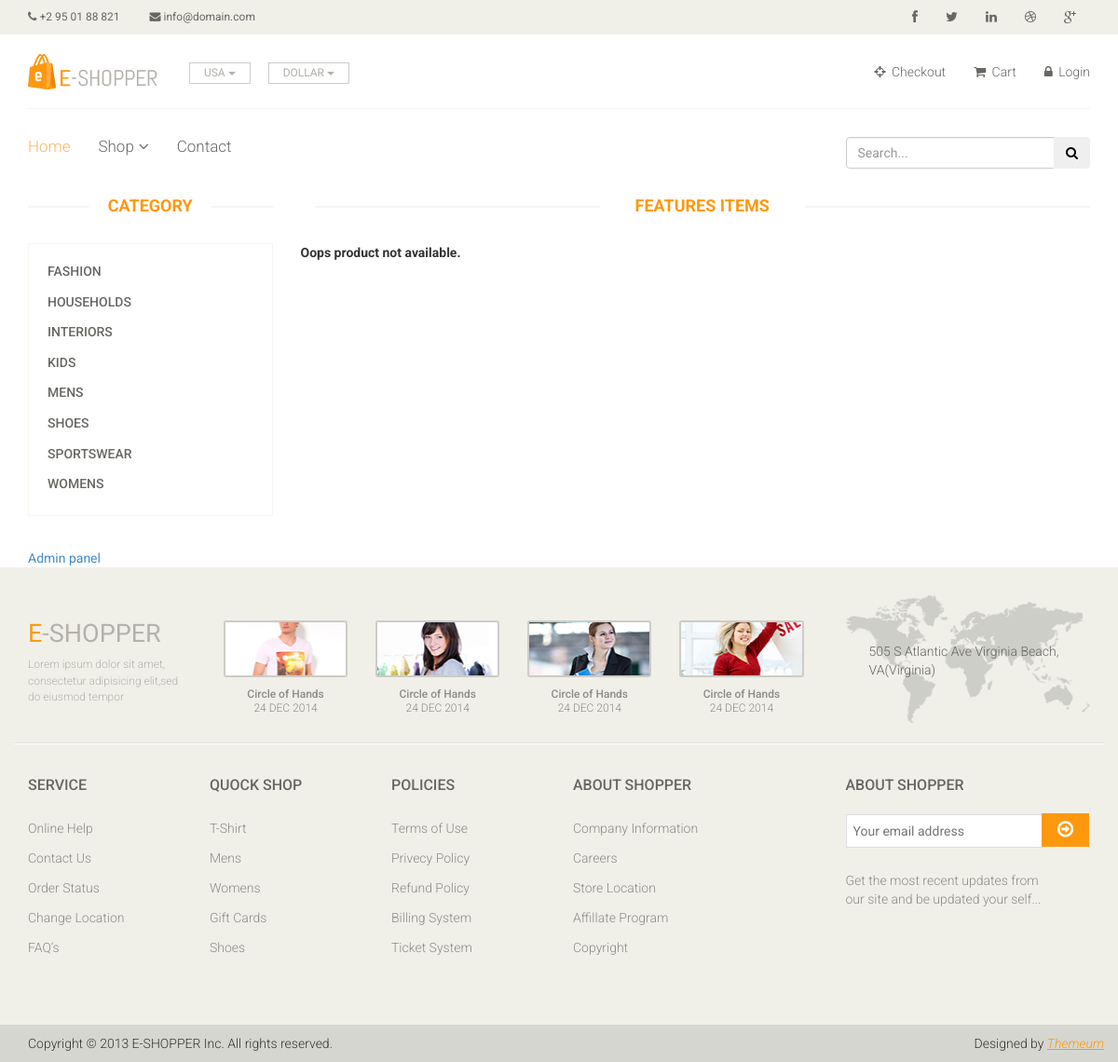
The page /products/fashion/ on the database as committed earlier.
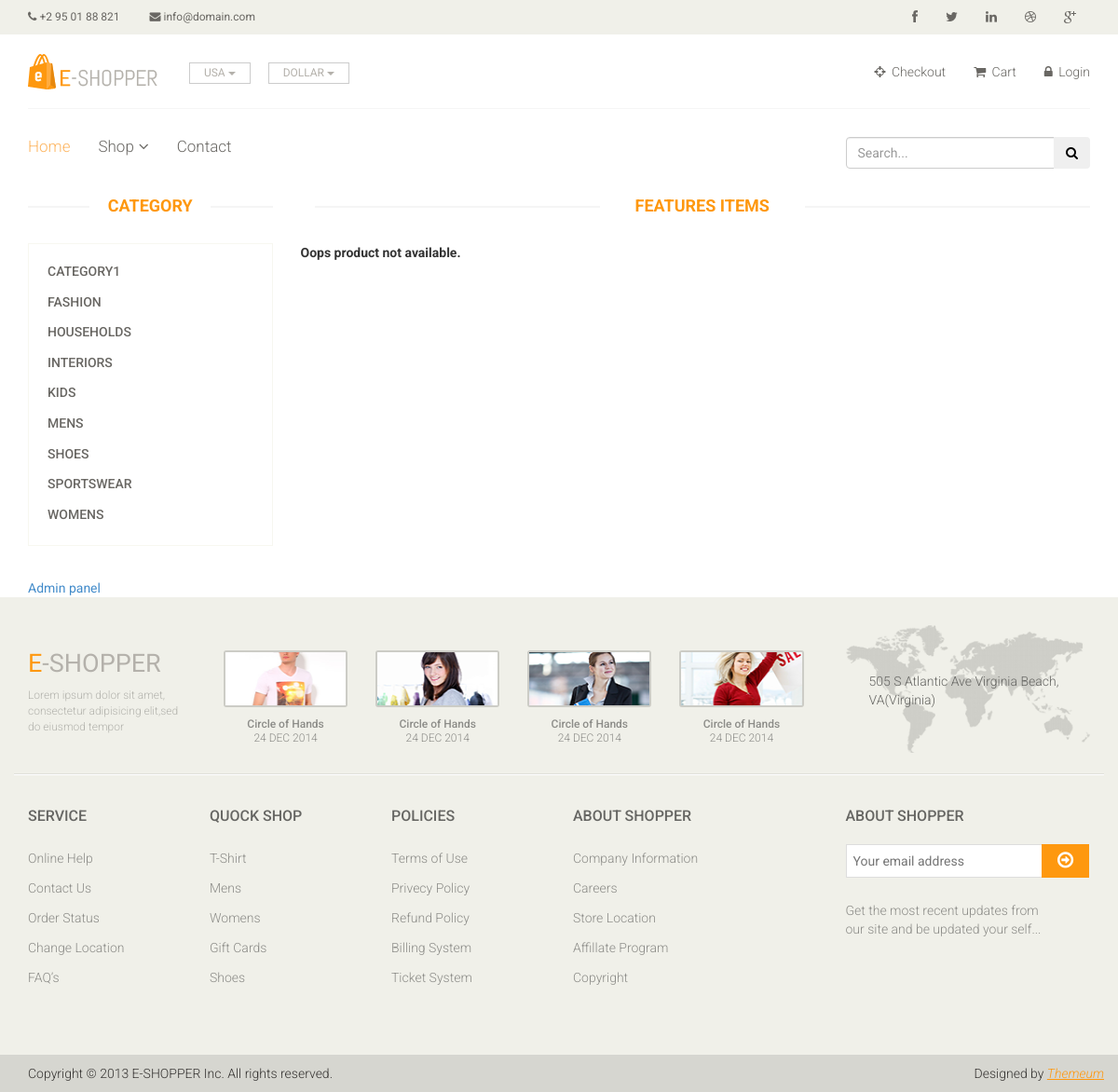
The same page on the database as committed later.
### eshopper/models.py (models this page shows, shortened)
class Category(models.Model):
	name = models.CharField(max_length=100,db_index=True)
	slug = models.SlugField(max_length=100, db_index=True, unique=True)
	parent_id = models.ForeignKey('self',db_index=True, blank=True, null=True)
	created_date = models.DateTimeField(auto_now_add=True)
	modify_date = models.DateTimeField(auto_now=True)
	created_by = models.ForeignKey(User, related_name='Category_created_by',
								   default=True)
	modified_by = models.ForeignKey(User, related_name='Category_modified_by',
									default=True)
	class Meta:
		ordering = ['name']
		verbose_name = 'category'
		verbose_name_plural = 'Categories'
	def get_absolute_url(self):
		return reverse('eshopper:product_list_by_category', args=[self.slug])

### eshopper/views.py (the view)
# urls.py: url(r'^products/(?P<category_slug>[-\w]+)/$', views.product_list,
def product_list(request, category_slug=None):
	category = None
	categories = Category.objects.all()
	products = Product.objects.filter(available=True)
	if category_slug:
		category = get_object_or_404(Category, slug=category_slug)
		products = products.filter(category=category)
	return render(request, 'eshopper/list.html',
				 {'category': category,
				  'categories': categories,
				  'products':products})

### eshopper/templates/eshopper/list.html (shortened to what this page needs)
{% extends "eshopper/base.html" %}
{% load static %}
{% block content %}
<section>
 <div class="container">
  <div class="row">
   <div class="col-sm-3">
    <div class="left-sidebar">
	 <h2>Category</h2>
	  <div class="panel-group category-products" id="accordian">
	   {% for c in categories %}
	    <div class="panel panel-default">
	     <div class="panel-heading">
		    <h4 class="panel-title">
		   <a href="{{ c.get_absolute_url }}">{{ c.name }}</a>
		  </h4>
		 </div>
	    </div>
	   {% endfor %}
	  </div>
	</div>
	<a href="/admin">Admin panel</a>
  </div>
   <div class="col-sm-9 padding-right">
    <div class="features_items">
     <h2 class="title text-center">Features Items</h2>
     {% if not products %}
	  <strong>Oops product not available.</strong>
	 {% endif %}
    </div>
   </div>
  </div>
 </div>
</section>
{% endblock content %}

### eshopper/templates/eshopper/base.html (shortened to what this page needs)
{% load static %}
<!DOCTYPE html>
<html lang="en">
<head>
    <link href="{% static 'css/bootstrap.min.css' %}"  rel="stylesheet">
    <link href="{% static 'css/font-awesome.min.css' %}" rel="stylesheet">
    <link href="{% static 'css/prettyPhoto.css' %}" rel="stylesheet">
    <link href="{% static 'css/price-range.css' %}" rel="stylesheet">
    <link href="{% static 'css/animate.css' %}" rel="stylesheet">
  <link href="{% static 'css/main.css' %}" rel="stylesheet">
  <link href="{% static 'css/responsive.css' %}" rel="stylesheet">
</head>
<body>
  <header id="header">
    <div class="header_top">
      <div class="container">
        <div class="row">
          <div class="col-sm-6">
            <div class="contactinfo">
              <ul class="nav nav-pills">
                <li><a href="#"><i class="fa fa-phone"></i> +2 95 01 88 821</a></li>
                <li><a href="#"><i class="fa fa-envelope"></i> info@domain.com</a></li>
              </ul>
            </div>
          </div>
          <div class="col-sm-6">
            <div class="social-icons pull-right">
              <ul class="nav navbar-nav">
                <li><a href="#"><i class="fa fa-facebook"></i></a></li>
                <li><a href="#"><i class="fa fa-twitter"></i></a></li>
                <li><a href="#"><i class="fa fa-linkedin"></i></a></li>
                <li><a href="#"><i class="fa fa-dribbble"></i></a></li>
                <li><a href="#"><i class="fa fa-google-plus"></i></a></li>
              </ul>
            </div>
          </div>
        </div>
      </div>
    </div>
    <div class="header-middle">
      <div class="container">
        <div class="row">
          <div class="col-sm-4">
            <div class="logo pull-left">
              <a href="/"><img src="{% static 'images/home/logo.png' %}" alt="" /></a>
            </div>
            <div class="btn-group pull-right">
              <div class="btn-group">
                <button type="button" class="btn btn-default dropdown-toggle usa" data-toggle="dropdown">
                  USA
                  <span class="caret"></span>
                </button>
              </div>
              <div class="btn-group">
                <button type="button" class="btn btn-default dropdown-toggle usa" data-toggle="dropdown">
                  DOLLAR
                  <span class="caret"></span>
                </button>
              </div>
            </div>
          </div>
          <div class="col-sm-8">
            <div class="shop-menu pull-right">
              <ul class="nav navbar-nav">
                <li><a href="{% url 'eshopper:order_create' %}"><i class="fa fa-crosshairs"></i> Checkout</a></li>
                <li><a href="{% url 'eshopper:cart_detail' %}"><i class="fa fa-shopping-cart"></i> Cart</a></li>
                 {% if user.is_authenticated %}
                  <li><a href="/logout/"><i class="fa fa-unlock"></i> Logout</a></li>
                  <li><a href="#"><i class="fa fa-user"></i> Account</a></li>
                 {% else %}
                  <li><a href="{% url 'eshopper:signup' %}"><i class="fa fa-lock"></i> Login</a></li>
                 {% endif %}
              </ul>
            </div>
          </div>
        </div>
      </div>
    </div>
    <div class="header-bottom">
      <div class="container">
        <div class="row">
          <div class="col-sm-9">
            <div class="mainmenu pull-left">
              <ul class="nav navbar-nav collapse navbar-collapse">
                <li><a href="/" class="active">Home</a></li>
                <li class="dropdown"><a href="">Shop<i class="fa fa-angle-down"></i></a>
                                </li>
                <li><a href="{% url 'eshopper:contact' %}">Contact</a></li>
              </ul>
            </div>
          </div>
          <div class="col-sm-3">
            <form type="get" action="{% url 'eshopper:search' %}">
             <div class="input-group">
              <input type="text" class="form-control" name="search"  placeholder="Search...">
              <span class="input-group-btn">
              <button class="btn btn-secondary" type="submit" ><i class="fa fa-search"></i></button></span>
             </div>
            </form>
          </div>
        </div>
      </div>
    </div>
  </header>
                {% block content %}
                {% endblock %}
    <footer id="footer">
    <div class="footer-top">
      <div class="container">
        <div class="row">
          <div class="col-sm-2">
            <div class="companyinfo">
              <h2><span>e</span>-shopper</h2>
              <p>Lorem ipsum dolor sit amet, consectetur adipisicing elit,sed do eiusmod tempor</p>
            </div>
          </div>
          <div class="col-sm-7">
            <div class="col-sm-3">
              <div class="video-gallery text-center">
                <a href="#">
                  <div class="iframe-img">
                    <img src="{% static 'images/home/iframe1.png' %}" alt="" />
                  </div>
                </a>
                <p>Circle of Hands</p>
                <h2>24 DEC 2014</h2>
              </div>
            </div>
            <div class="col-sm-3">
              <div class="video-gallery text-center">
                <a href="#">
                  <div class="iframe-img">
                    <img src="{% static 'images/home/iframe2.png' %}" alt="" />
                  </div>
                </a>
                <p>Circle of Hands</p>
                <h2>24 DEC 2014</h2>
              </div>
            </div>
            <div class="col-sm-3">
              <div class="video-gallery text-center">
                <a href="#">
                  <div class="iframe-img">
                    <img src="{% static 'images/home/iframe3.png' %}" alt="" />
                  </div>
                </a>
                <p>Circle of Hands</p>
                <h2>24 DEC 2014</h2>
              </div>
            </div>
            <div class="col-sm-3">
              <div class="video-gallery text-center">
                <a href="#">
                  <div class="iframe-img">
                    <img src="{% static 'images/home/iframe4.png' %}" alt="" />
                  </div>
                </a>
                <p>Circle of Hands</p>
                <h2>24 DEC 2014</h2>
              </div>
            </div>
          </div>
          <div class="col-sm-3">
            <div class="address">
              <img src="{% static 'images/home/map.png' %}" alt="" />
              <p>505 S Atlantic Ave Virginia Beach, VA(Virginia)</p>
            </div>
          </div>
        </div>
      </div>
    </div>
    <div class="footer-widget">
      <div class="container">
        <div class="row">
          <div class="col-sm-2">
            <div class="single-widget">
              <h2>Service</h2>
              <ul class="nav nav-pills nav-stacked">
                <li><a href="#">Online Help</a></li>
                <li><a href="#">Contact Us</a></li>
                <li><a href="#">Order Status</a></li>
                <li><a href="#">Change Location</a></li>
                <li><a href="#">FAQ’s</a></li>
              </ul>
            </div>
          </div>
          <div class="col-sm-2">
            <div class="single-widget">
              <h2>Quock Shop</h2>
              <ul class="nav nav-pills nav-stacked">
                <li><a href="#">T-Shirt</a></li>
                <li><a href="#">Mens</a></li>
                <li><a href="#">Womens</a></li>
                <li><a href="#">Gift Cards</a></li>
                <li><a href="#">Shoes</a></li>
              </ul>
            </div>
          </div>
          <div class="col-sm-2">
            <div class="single-widget">
              <h2>Policies</h2>
              <ul class="nav nav-pills nav-stacked">
                <li><a href="#">Terms of Use</a></li>
                <li><a href="#">Privecy Policy</a></li>
                <li><a href="#">Refund Policy</a></li>
                <li><a href="#">Billing System</a></li>
                <li><a href="#">Ticket System</a></li>
              </ul>
            </div>
          </div>
          <div class="col-sm-2">
            <div class="single-widget">
              <h2>About Shopper</h2>
              <ul class="nav nav-pills nav-stacked">
                <li><a href="#">Company Information</a></li>
                <li><a href="#">Careers</a></li>
                <li><a href="#">Store Location</a></li>
                <li><a href="#">Affillate Program</a></li>
                <li><a href="#">Copyright</a></li>
              </ul>
            </div>
          </div>
          <div class="col-sm-3 col-sm-offset-1">
            <div class="single-widget">
              <h2>About Shopper</h2>
              <form action="#" class="searchform">
                <input type="text" placeholder="Your email address" />
                <button type="submit" class="btn btn-default"><i class="fa fa-arrow-circle-o-right"></i></button>
                <p>Get the most recent updates from <br />our site and be updated your self...</p>
              </form>
            </div>
          </div>
        </div>
      </div>
    </div>
    <div class="footer-bottom">
      <div class="container">
        <div class="row">
          <p class="pull-left">Copyright © 2013 E-SHOPPER Inc. All rights reserved.</p>
          <p class="pull-right">Designed by <span><a target="_blank" href="http://www.themeum.com">Themeum</a></span></p>
        </div>
      </div>
    </div>
  </footer>
</body>
</html>

Rows that differ between the two databases and show on the page:
added Category: name "CATEGORY1"
